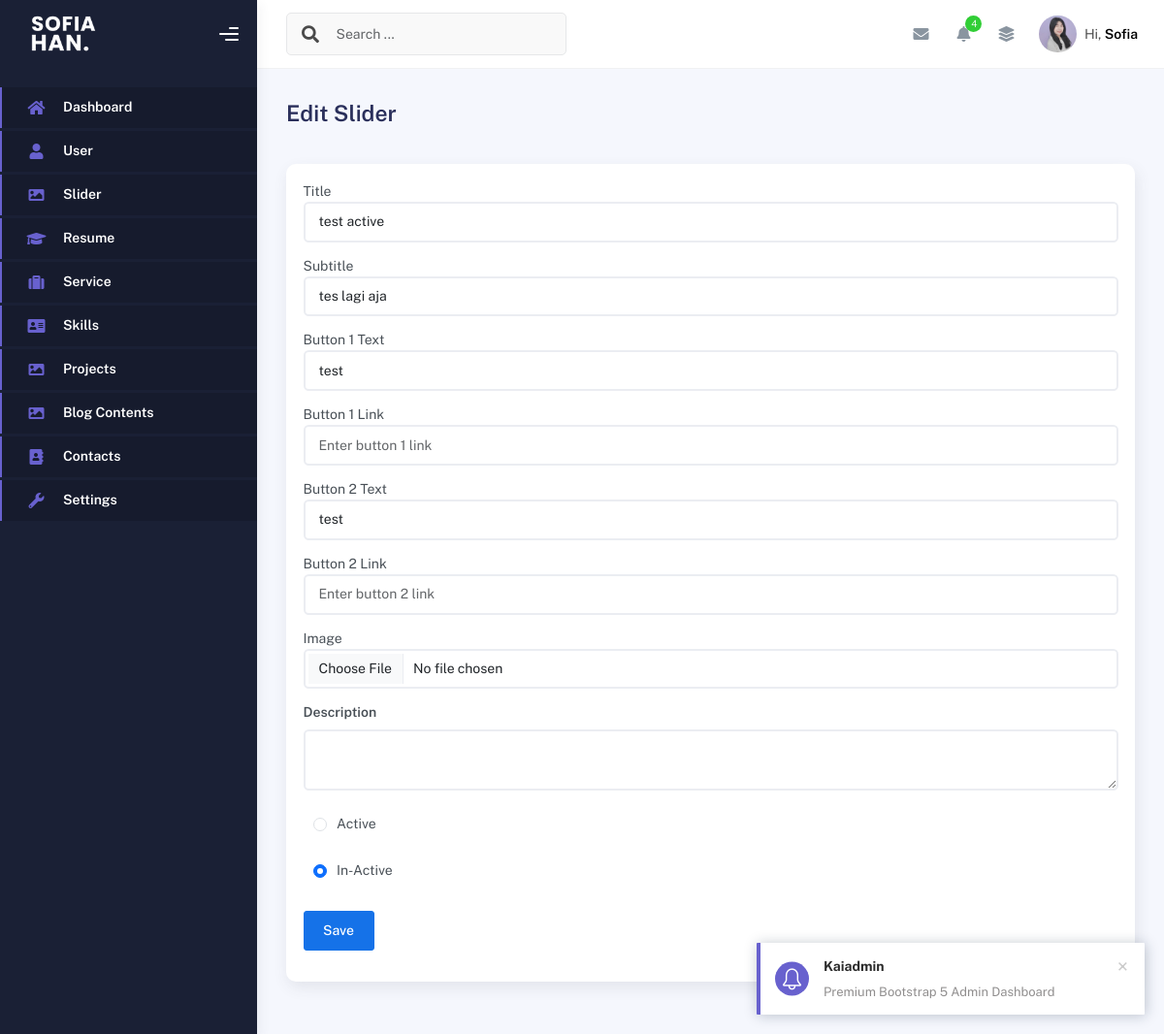
The app's page /create-slider.php?edit=14 with its own data.
### tables this page shows
CREATE TABLE `sliders` (
  `id` int(11) NOT NULL,
  `title` varchar(50) NOT NULL,
  `subtitle` varchar(50) NOT NULL,
  `description` text DEFAULT NULL,
  `button1_text` varchar(30) NOT NULL,
  `button1_link` varchar(50) NOT NULL,
  `button2_text` varchar(30) NOT NULL,
  `button2_link` varchar(50) NOT NULL,
  `image` varchar(100) NOT NULL,
  `is_active` tinyint(1) NOT NULL DEFAULT 1,
  `created_at` timestamp NOT NULL DEFAULT current_timestamp(),
  `updated_at` timestamp NULL DEFAULT NULL ON UPDATE current_timestamp()
);

### create-slider.php (the view, shortened to what this page needs)
<?php
include "config/koneksi.php";
$id = isset($_GET['edit']) ? $_GET['edit'] : '';
$query = mysqli_query($conn, "SELECT * FROM sliders WHERE id = '$id'");
$row = mysqli_fetch_assoc($query);
?>
<!DOCTYPE html>
<html lang="en">
<head>
    <?php
    include "inc/css.php";
    ?>
</head>
<body>
    <div class="wrapper">
        <?php
        include "inc/sidebar.php";
        ?>
        <div class="main-panel">
            <div class="main-header">
                <?php
                include "inc/navbar.php";
                ?>
            </div>
            <div class="container">
                <div class="page-inner">
                    <div class="d-flex align-items-left align-items-md-center flex-column flex-md-row pt-2 pb-4">
                        <div>
                            <h3 class="fw-bold mb-3">
                                <?php echo isset($_GET['edit']) ? 'Edit Slider' : 'Create Slider' ?>
                            </h3>
                        </div>
                    </div>
                    <div class="row">
                        <div class="col-sm-6 col-md-12">
                            <div class="card">
                                <div class="card-body">
                                    <form action="" method="post" enctype="multipart/form-data">
                                        <div class="mb-3">
                                            <label for="" class="form-tabel">Title</label>
                                            <input type="text" class="form-control" name="title"
                                                placeholder="Enter title" required
                                                value="<?php echo ($id) ? $row['title'] : '' ?>">
                                        </div>
                                        <div class="mb-3">
                                            <label for="" class="form-tabel">Subtitle</label>
                                            <input type="text" class="form-control" name="subtitle"
                                                placeholder="Enter subtitle" required
                                                value="<?php echo ($id) ? $row['subtitle'] : '' ?>">
                                        </div>
                                        <div class="mb-3">
                                            <label for="" class="form-tabel">Button 1 Text</label>
                                            <input type="text" class="form-control" name="button1_text"
                                                placeholder="Enter button 1 text" required
                                                value="<?php echo ($id) ? $row['button1_text'] : '' ?>">
                                        </div>
                                        <div class="mb-3">
                                            <label for="" class="form-tabel">Button 1 Link</label>
                                            <input type="url" class="form-control" name="button1_link"
                                                placeholder="Enter button 1 link" required
                                                value="<?php echo ($id) ? $row['button1_link'] : '' ?>">
                                        </div>
                                        <div class="mb-3">
                                            <label for="" class="form-tabel">Button 2 Text</label>
                                            <input type="text" class="form-control" name="button2_text"
                                                placeholder="Enter button 2 text" required
                                                value="<?php echo ($id) ? $row['button2_text'] : '' ?>">
                                        </div>
                                        <div class="mb-3">
                                            <label for="" class="form-tabel">Button 2 Link</label>
                                            <input type="text" class="form-control" name="button2_link"
                                                placeholder="Enter button 2 link" required
                                                value="<?php echo ($id) ? $row['button2_link'] : '' ?>">
                                        </div>
                                        <div class="mb-3">
                                            <label for="" class="form-tabel">Image</label>
                                            <input type="file" class="form-control" name="image"
                                                placeholder="Enter Image"
                                                value="<?php echo ($id) ? $row['image'] : '' ?>">
                                        </div>
                                        <div class="mb-3">
                                            <label for="" class="form-label fw-bold">Description</label>
                                            <textarea name="description" id=""
                                                class="form-control"><?php echo isset($id) && $id ? $row['description'] : '' ?></textarea>
                                        </div>
                                        <div class="mb-3">
                                            <div class="form-check">
                                                <input class="form-check-input" type="radio" name="is_active"
                                                    id="radioDefault1" value="1" checked>
                                                <label class="form-check-label" for="radioDefault1">
                                                    Active
                                                </label>
                                            </div>
                                            <div class="form-check">
                                                <input class="form-check-input" type="radio" name="is_active"
                                                    id="radioDefault2" value="0"
                                                    <?php echo ($id && $row['is_active'] == 1) ?  '' : 'checked' ?>>
                                                <label class="form-check-label" for="radioDefault2">
                                                    In-Active
                                                </label>
                                            </div>
                                        </div>
                                        <div class="mb-3">
                                            <button class="btn btn-primary" name="save" type="submit">Save</button>
                                        </div>
                                    </form>
                                </div>
                            </div>
                        </div>
                    </div>
                </div>
</body>
</html>

### records on screen
sliders: title "test active", subtitle "tes lagi aja", button1_text "test", button2_text "test", is_active "☑ In-Active"
